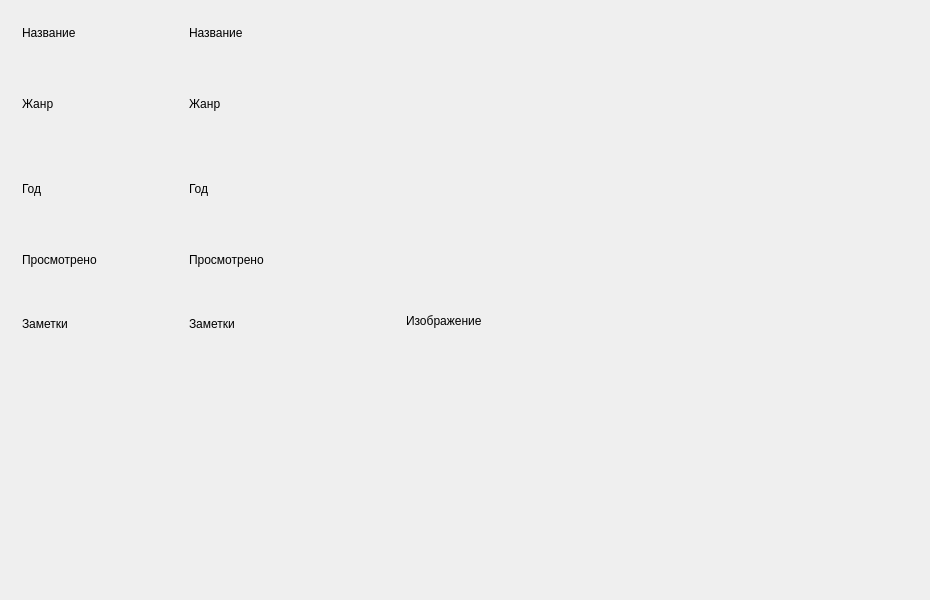
<?xml version="1.0" encoding="UTF-8"?>
<ui version="4.0">
 <class>Form</class>
 <widget class="QWidget" name="Form">
  <property name="geometry">
   <rect>
    <x>0</x>
    <y>0</y>
    <width>930</width>
    <height>600</height>
   </rect>
  </property>
  <property name="sizePolicy">
   <sizepolicy hsizetype="Fixed" vsizetype="Fixed">
    <horstretch>0</horstretch>
    <verstretch>0</verstretch>
   </sizepolicy>
  </property>
  <property name="minimumSize">
   <size>
    <width>900</width>
    <height>600</height>
   </size>
  </property>
  <property name="maximumSize">
   <size>
    <width>930</width>
    <height>600</height>
   </size>
  </property>
  <property name="windowTitle">
   <string>Form</string>
  </property>
  <layout class="QGridLayout" name="gridLayout">
   <item row="4" column="1">
    <widget class="QLabel" name="notes_label">
     <property name="sizePolicy">
      <sizepolicy hsizetype="Fixed" vsizetype="Fixed">
       <horstretch>0</horstretch>
       <verstretch>0</verstretch>
      </sizepolicy>
     </property>
     <property name="minimumSize">
      <size>
       <width>200</width>
       <height>250</height>
      </size>
     </property>
     <property name="maximumSize">
      <size>
       <width>200</width>
       <height>250</height>
      </size>
     </property>
     <property name="text">
      <string>Заметки</string>
     </property>
     <property name="alignment">
      <set>Qt::AlignLeading|Qt::AlignLeft|Qt::AlignTop</set>
     </property>
    </widget>
   </item>
   <item row="3" column="1">
    <widget class="QLabel" name="watched_label">
     <property name="sizePolicy">
      <sizepolicy hsizetype="Fixed" vsizetype="Fixed">
       <horstretch>0</horstretch>
       <verstretch>0</verstretch>
      </sizepolicy>
     </property>
     <property name="minimumSize">
      <size>
       <width>200</width>
       <height>30</height>
      </size>
     </property>
     <property name="maximumSize">
      <size>
       <width>200</width>
       <height>30</height>
      </size>
     </property>
     <property name="baseSize">
      <size>
       <width>150</width>
       <height>30</height>
      </size>
     </property>
     <property name="layoutDirection">
      <enum>Qt::LeftToRight</enum>
     </property>
     <property name="text">
      <string>Просмотрено</string>
     </property>
    </widget>
   </item>
   <item row="4" column="0">
    <widget class="QLabel" name="label_9">
     <property name="sizePolicy">
      <sizepolicy hsizetype="Fixed" vsizetype="Fixed">
       <horstretch>0</horstretch>
       <verstretch>0</verstretch>
      </sizepolicy>
     </property>
     <property name="minimumSize">
      <size>
       <width>150</width>
       <height>250</height>
      </size>
     </property>
     <property name="maximumSize">
      <size>
       <width>150</width>
       <height>250</height>
      </size>
     </property>
     <property name="text">
      <string>Заметки</string>
     </property>
     <property name="alignment">
      <set>Qt::AlignLeading|Qt::AlignLeft|Qt::AlignTop</set>
     </property>
    </widget>
   </item>
   <item row="3" column="0">
    <widget class="QLabel" name="label_7">
     <property name="sizePolicy">
      <sizepolicy hsizetype="Fixed" vsizetype="Fixed">
       <horstretch>0</horstretch>
       <verstretch>0</verstretch>
      </sizepolicy>
     </property>
     <property name="minimumSize">
      <size>
       <width>150</width>
       <height>30</height>
      </size>
     </property>
     <property name="maximumSize">
      <size>
       <width>150</width>
       <height>30</height>
      </size>
     </property>
     <property name="baseSize">
      <size>
       <width>150</width>
       <height>30</height>
      </size>
     </property>
     <property name="layoutDirection">
      <enum>Qt::LeftToRight</enum>
     </property>
     <property name="text">
      <string>Просмотрено</string>
     </property>
    </widget>
   </item>
   <item row="0" column="1">
    <widget class="QLabel" name="name_label">
     <property name="sizePolicy">
      <sizepolicy hsizetype="Fixed" vsizetype="Fixed">
       <horstretch>0</horstretch>
       <verstretch>0</verstretch>
      </sizepolicy>
     </property>
     <property name="minimumSize">
      <size>
       <width>200</width>
       <height>30</height>
      </size>
     </property>
     <property name="maximumSize">
      <size>
       <width>200</width>
       <height>30</height>
      </size>
     </property>
     <property name="baseSize">
      <size>
       <width>150</width>
       <height>30</height>
      </size>
     </property>
     <property name="layoutDirection">
      <enum>Qt::LeftToRight</enum>
     </property>
     <property name="text">
      <string>Название</string>
     </property>
    </widget>
   </item>
   <item row="1" column="0">
    <widget class="QLabel" name="label_3">
     <property name="sizePolicy">
      <sizepolicy hsizetype="Fixed" vsizetype="Fixed">
       <horstretch>0</horstretch>
       <verstretch>0</verstretch>
      </sizepolicy>
     </property>
     <property name="minimumSize">
      <size>
       <width>150</width>
       <height>30</height>
      </size>
     </property>
     <property name="maximumSize">
      <size>
       <width>150</width>
       <height>30</height>
      </size>
     </property>
     <property name="baseSize">
      <size>
       <width>150</width>
       <height>30</height>
      </size>
     </property>
     <property name="layoutDirection">
      <enum>Qt::LeftToRight</enum>
     </property>
     <property name="text">
      <string>Жанр</string>
     </property>
    </widget>
   </item>
   <item row="1" column="1">
    <widget class="QLabel" name="genre_label">
     <property name="sizePolicy">
      <sizepolicy hsizetype="Fixed" vsizetype="Fixed">
       <horstretch>0</horstretch>
       <verstretch>0</verstretch>
      </sizepolicy>
     </property>
     <property name="minimumSize">
      <size>
       <width>200</width>
       <height>30</height>
      </size>
     </property>
     <property name="maximumSize">
      <size>
       <width>200</width>
       <height>30</height>
      </size>
     </property>
     <property name="baseSize">
      <size>
       <width>150</width>
       <height>30</height>
      </size>
     </property>
     <property name="layoutDirection">
      <enum>Qt::LeftToRight</enum>
     </property>
     <property name="text">
      <string>Жанр</string>
     </property>
    </widget>
   </item>
   <item row="2" column="0">
    <widget class="QLabel" name="label_5">
     <property name="sizePolicy">
      <sizepolicy hsizetype="Fixed" vsizetype="Fixed">
       <horstretch>0</horstretch>
       <verstretch>0</verstretch>
      </sizepolicy>
     </property>
     <property name="minimumSize">
      <size>
       <width>150</width>
       <height>30</height>
      </size>
     </property>
     <property name="maximumSize">
      <size>
       <width>150</width>
       <height>30</height>
      </size>
     </property>
     <property name="baseSize">
      <size>
       <width>150</width>
       <height>30</height>
      </size>
     </property>
     <property name="layoutDirection">
      <enum>Qt::LeftToRight</enum>
     </property>
     <property name="text">
      <string>Год</string>
     </property>
    </widget>
   </item>
   <item row="0" column="0">
    <widget class="QLabel" name="label">
     <property name="sizePolicy">
      <sizepolicy hsizetype="Fixed" vsizetype="Fixed">
       <horstretch>0</horstretch>
       <verstretch>0</verstretch>
      </sizepolicy>
     </property>
     <property name="minimumSize">
      <size>
       <width>150</width>
       <height>30</height>
      </size>
     </property>
     <property name="maximumSize">
      <size>
       <width>150</width>
       <height>30</height>
      </size>
     </property>
     <property name="baseSize">
      <size>
       <width>150</width>
       <height>30</height>
      </size>
     </property>
     <property name="layoutDirection">
      <enum>Qt::LeftToRight</enum>
     </property>
     <property name="text">
      <string>Название</string>
     </property>
    </widget>
   </item>
   <item row="2" column="1">
    <widget class="QLabel" name="year_label">
     <property name="sizePolicy">
      <sizepolicy hsizetype="Fixed" vsizetype="Fixed">
       <horstretch>0</horstretch>
       <verstretch>0</verstretch>
      </sizepolicy>
     </property>
     <property name="minimumSize">
      <size>
       <width>200</width>
       <height>30</height>
      </size>
     </property>
     <property name="maximumSize">
      <size>
       <width>200</width>
       <height>30</height>
      </size>
     </property>
     <property name="baseSize">
      <size>
       <width>150</width>
       <height>30</height>
      </size>
     </property>
     <property name="layoutDirection">
      <enum>Qt::LeftToRight</enum>
     </property>
     <property name="text">
      <string>Год</string>
     </property>
    </widget>
   </item>
   <item row="1" column="2" rowspan="4">
    <widget class="QLabel" name="image_label">
     <property name="minimumSize">
      <size>
       <width>500</width>
       <height>500</height>
      </size>
     </property>
     <property name="maximumSize">
      <size>
       <width>500</width>
       <height>500</height>
      </size>
     </property>
     <property name="text">
      <string>Изображение</string>
     </property>
    </widget>
   </item>
  </layout>
 </widget>
 <resources/>
 <connections/>
</ui>
